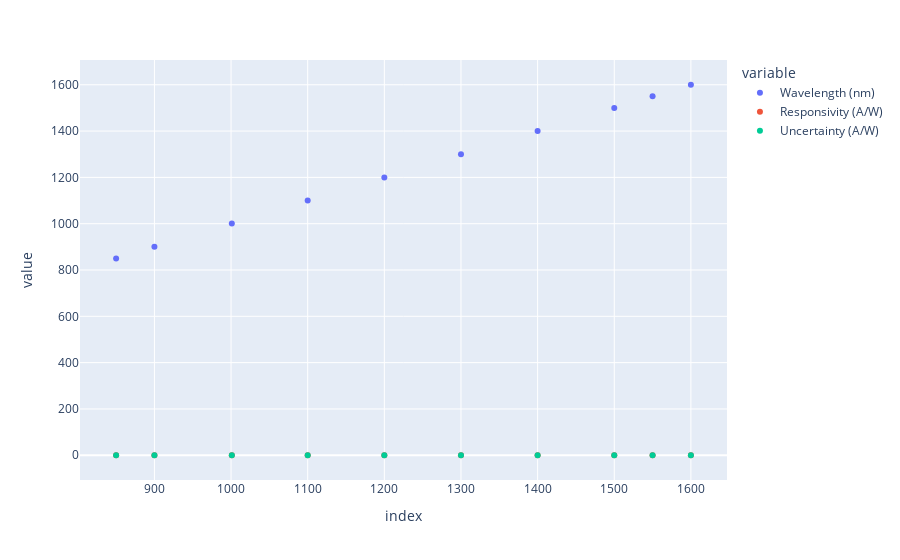

The notebook cell saved with this chart:
### Code cell
px.scatter(calibrating_df)

### Figure 1 — Plotly figure (JSON) as saved in the notebook; plotly's stock layout.template omitted (floating-point values rounded to 4 significant figures)
{"data": [{"hovertemplate": "variable=Wavelength (nm)<br>index=%{x}<br>value=%{y}<extra></extra>", "legendgroup": "Wavelength (nm)", "marker": {"color": "#636efa", "symbol": "circle"}, "mode": "markers", "name": "Wavelength (nm)", "orientation": "v", "showlegend": true, "type": "scatter", "x": [850, 900, 1001, 1100, 1200, 1300, 1400, 1500, 1550, 1600], "xaxis": "x", "y": [850, 900, 1001, 1100, 1200, 1300, 1400, 1500, 1550, 1600], "yaxis": "y"}, {"hovertemplate": "variable=Responsivity (A/W)<br>index=%{x}<br>value=%{y}<extra></extra>", "legendgroup": "Responsivity (A/W)", "marker": {"color": "#EF553B", "symbol": "circle"}, "mode": "markers", "name": "Responsivity (A/W)", "orientation": "v", "showlegend": true, "type": "scatter", "x": [850, 900, 1001, 1100, 1200, 1300, 1400, 1500, 1550, 1600], "xaxis": "x", "y": [0.005064, 0.005194, 0.004903, 0.005996, 0.0101, 0.01933, 0.03745, 0.06149, 0.07145, 0.06245], "yaxis": "y"}, {"hovertemplate": "variable=Uncertainty (A/W)<br>index=%{x}<br>value=%{y}<extra></extra>", "legendgroup": "Uncertainty (A/W)", "marker": {"color": "#00cc96", "symbol": "circle"}, "mode": "markers", "name": "Uncertainty (A/W)", "orientation": "v", "showlegend": true, "type": "scatter", "x": [850, 900, 1001, 1100, 1200, 1300, 1400, 1500, 1550, 1600], "xaxis": "x", "y": [0.0002532, 0.0002597, 0.0002452, 0.0002998, 0.0005048, 0.0009664, 0.001872, 0.003075, 0.003572, 0.003122], "yaxis": "y"}], "layout": {"legend": {"title": {"text": "variable"}, "tracegroupgap": 0}, "margin": {"t": 60}, "xaxis": {"anchor": "y", "domain": [0, 1], "title": {"text": "index"}}, "yaxis": {"anchor": "x", "domain": [0, 1], "title": {"text": "value"}}}}
